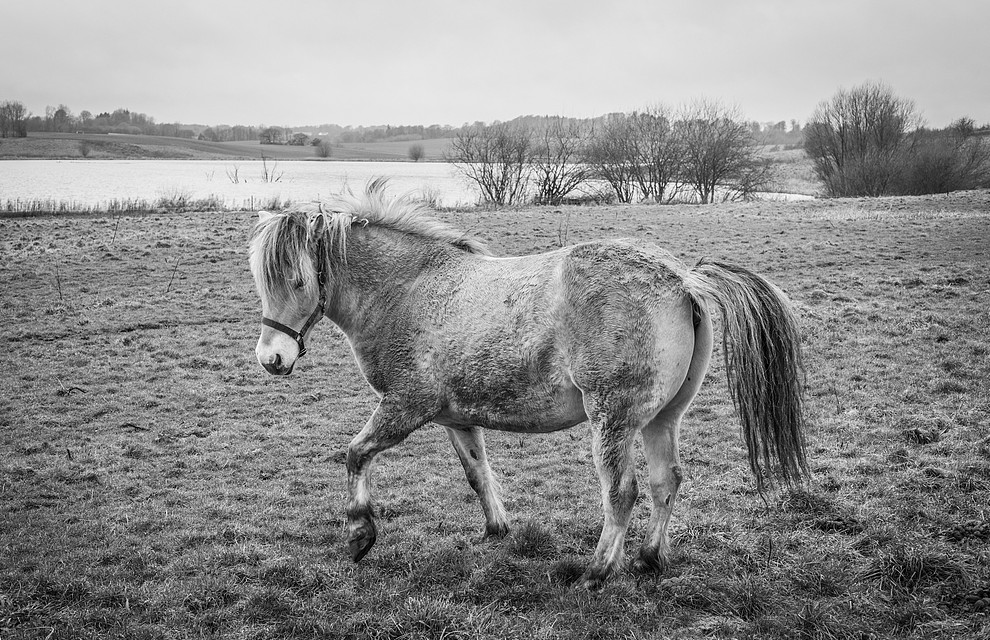
#> input picture 2023101143-automation-ShenJiake-homework03/test.jpg, 990 x 640 px
$ python main.py
#> lines starting #> are read from the running program, lines starting #| are printed output that depends on the picture; long printed decimals are rounded
import cv2
import numpy as np
import matplotlib.pyplot as plt
import matplotlib.font_manager as fm
import os

# =========================
# 中文字体设置（适配你当前 WSL 环境）
# =========================
plt.rcParams['font.sans-serif'] = ['Noto Sans CJK JP']
plt.rcParams['axes.unicode_minus'] = False

# =========================
# 工具函数
# =========================
def read_gray_image(img_path):
    """读取灰度图像"""
    img = cv2.imread(img_path, cv2.IMREAD_GRAYSCALE)
    if img is None:
        raise FileNotFoundError(f"无法读取图像: {img_path}")
    return img


def downsample_image(img, scale=0.5, use_gaussian=False, ksize=(5, 5), sigma=1.0):
    """
    下采样
    use_gaussian=False: 不做预滤波直接缩小
    use_gaussian=True : 先高斯平滑再缩小
    """
    src = img.copy()
    if use_gaussian:
        src = cv2.GaussianBlur(src, ksize, sigma)

    new_w = int(src.shape[1] * scale)
    new_h = int(src.shape[0] * scale)

    small = cv2.resize(src, (new_w, new_h), interpolation=cv2.INTER_AREA)
    return small


def restore_image(img_small, target_size, method='nearest'):
    """
    恢复图像到原始尺寸
    method: nearest / bilinear / bicubic
    """
    interp_map = {
        'nearest': cv2.INTER_NEAREST,
        'bilinear': cv2.INTER_LINEAR,
        'bicubic': cv2.INTER_CUBIC
    }
    if method not in interp_map:
        raise ValueError("method 必须是 'nearest' / 'bilinear' / 'bicubic'")

    restored = cv2.resize(img_small, target_size, interpolation=interp_map[method])
    return restored


def calc_mse(img1, img2):
    """计算 MSE"""
    img1 = img1.astype(np.float64)
    img2 = img2.astype(np.float64)
    return np.mean((img1 - img2) ** 2)


def calc_psnr(img1, img2):
    """计算 PSNR"""
    mse = calc_mse(img1, img2)
    if mse == 0:
        return float('inf')
    return 10 * np.log10((255 ** 2) / mse)


def fft_spectrum(img):
    """
    计算二维傅里叶频谱
    返回：
    - fshift: 频谱中心化后的复数频域
    - magnitude_spectrum: 对数幅度谱
    """
    f = np.fft.fft2(img)
    fshift = np.fft.fftshift(f)
    magnitude_spectrum = np.log(1 + np.abs(fshift))
    return fshift, magnitude_spectrum


def dct2(img):
    """二维 DCT"""
    img_f = np.float32(img)
    return cv2.dct(img_f)


def log_display_dct(dct_coeff):
    """DCT 系数对数显示"""
    return np.log(1 + np.abs(dct_coeff))


def low_freq_energy_ratio(dct_coeff, ratio=0.25):
    """
    统计左上角低频区域能量占总能量比例
    ratio=0.25 表示取左上角 1/4 x 1/4 区域
    """
    h, w = dct_coeff.shape
    h_l = max(1, int(h * ratio))
    w_l = max(1, int(w * ratio))

    total_energy = np.sum(dct_coeff ** 2)
    low_energy = np.sum(dct_coeff[:h_l, :w_l] ** 2)

    if total_energy == 0:
        return 0.0
    return low_energy / total_energy


def save_single_image(img, save_path, cmap='gray'):
    """单独保存一张图片"""
    fig = plt.figure(figsize=(6, 6))
    ax = fig.add_subplot(111)
    ax.imshow(img, cmap=cmap)
    ax.axis('off')
    plt.tight_layout()
    fig.savefig(save_path, dpi=300, bbox_inches='tight', pad_inches=0)
    print(f"图像已保存: {save_path}")
    plt.close(fig)


def show_and_save_images(title_list, image_list, save_path, cols=3, cmap='gray', figsize=(15, 8)):
    """批量保存图像（不弹窗）"""
    n = len(image_list)
    rows = int(np.ceil(n / cols))
    fig = plt.figure(figsize=figsize)

    for i, (title, img) in enumerate(zip(title_list, image_list), 1):
        ax = fig.add_subplot(rows, cols, i)
        ax.imshow(img, cmap=cmap)
        ax.set_title(title)
        ax.axis('off')

    plt.tight_layout()
    fig.savefig(save_path, dpi=300, bbox_inches='tight')
    print(f"图像已保存: {save_path}")
    plt.close(fig)


def save_bar_chart(x, y1, y2, width, xtick_labels, ylabel, title, label1, label2, save_path, figsize=(8, 5)):
    """保存双柱状图（不弹窗）"""
    fig = plt.figure(figsize=figsize)
    ax = fig.add_subplot(111)
    ax.bar(x - width / 2, y1, width, label=label1)
    ax.bar(x + width / 2, y2, width, label=label2)
    ax.set_xticks(x)
    ax.set_xticklabels(xtick_labels)
    ax.set_ylabel(ylabel)
    ax.set_title(title)
    ax.legend()
    plt.tight_layout()
    fig.savefig(save_path, dpi=300, bbox_inches='tight')
    print(f"图像已保存: {save_path}")
    plt.close(fig)


def evaluate_restoration(original, restored_dict, group_name):
    """打印一组恢复结果的 MSE / PSNR"""
    print("=" * 60)
    print(group_name)
    print("=" * 60)
    for name, rec_img in restored_dict.items():
        mse = calc_mse(original, rec_img)
        psnr = calc_psnr(original, rec_img)
        print(f"{name}:")
        print(f"  MSE  = {mse:.4f}")
        print(f"  PSNR = {psnr:.4f} dB")
        print("-" * 40)


# =========================
# 主程序
# =========================
def main():
    # ========= 参数设置 =========
    img_path = "test.jpg"       # 改成你的图片路径
    scale = 0.5                 # 可改成 0.25
    low_freq_ratio = 0.25       # DCT 左上角低频区域比例
    gaussian_ksize = (5, 5)
    gaussian_sigma = 1.0

    # ========= 获取保存目录 =========
    img_abs_path = os.path.abspath(img_path)
    save_dir = os.path.dirname(img_abs_path)
    if save_dir == "":
        save_dir = "."

    print(f"原图路径: {img_abs_path}")
    print(f"输出目录: {save_dir}")

    # ========= 读取图像 =========
    img = read_gray_image(img_path)
#> in read_gray_image, img is the input picture: shape (640, 990); min 0, max 255, mean 141.3
    h, w = img.shape
    target_size = (w, h)

    # ========= 两种下采样 =========
    img_small_no_filter = downsample_image(
        img, scale=scale, use_gaussian=False
    )
#> in downsample_image, `small = cv2.resize(src, (new_w, new_h), interpolation=cv2.INTER_AREA)`:
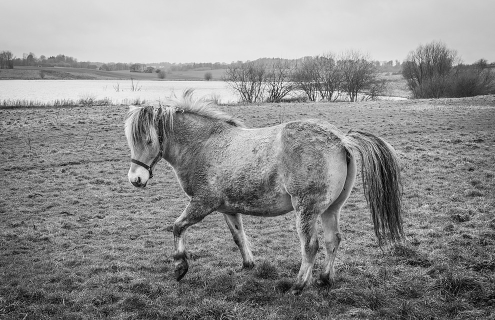
#> small: shape (320, 495); min 0, max 248, mean 141.4

    img_small_gaussian = downsample_image(
        img, scale=scale, use_gaussian=True,
        ksize=gaussian_ksize, sigma=gaussian_sigma
    )

    # ========= 不做预滤波：三种恢复 =========
    restored_no_filter = {
        '最近邻恢复(无预滤波)': restore_image(img_small_no_filter, target_size, method='nearest'),
        '双线性恢复(无预滤波)': restore_image(img_small_no_filter, target_size, method='bilinear'),
        '双三次恢复(无预滤波)': restore_image(img_small_no_filter, target_size, method='bicubic')
    }

    # ========= 高斯预滤波：三种恢复 =========
    restored_gaussian = {
        '最近邻恢复(高斯预滤波)': restore_image(img_small_gaussian, target_size, method='nearest'),
        '双线性恢复(高斯预滤波)': restore_image(img_small_gaussian, target_size, method='bilinear'),
        '双三次恢复(高斯预滤波)': restore_image(img_small_gaussian, target_size, method='bicubic')
    }

    # ========= 空间域评价 =========
    evaluate_restoration(img, restored_no_filter, "不做预滤波直接缩小：空间域评价指标")
#> the loop in evaluate_restoration, `for name, rec_img in restored_dict.items():` made 3 passes
#> (name, psnr) on passes 1 to 3: ('最近邻恢复(无预滤波)', 21.86), ('双线性恢复(无预滤波)', 21.5), ('双三次恢复(无预滤波)', 21.87)
#> (printed output is left out)
    evaluate_restoration(img, restored_gaussian, "高斯平滑后缩小：空间域评价指标")
#> the loop in evaluate_restoration (call 2), `for name, rec_img in restored_dict.items():` made 3 passes
#> (name, psnr) on passes 1 to 3: ('最近邻恢复(高斯预滤波)', 20.95), ('双线性恢复(高斯预滤波)', 20.74), ('双三次恢复(高斯预滤波)', 21.09)
#> (printed output is left out)

    # ========= 单图保存 =========
    save_single_image(img, os.path.join(save_dir, "00_原图.png"))
    save_single_image(img_small_no_filter, os.path.join(save_dir, "00_直接缩小.png"))
    save_single_image(img_small_gaussian, os.path.join(save_dir, "00_高斯后缩小.png"))

    save_single_image(restored_no_filter['最近邻恢复(无预滤波)'], os.path.join(save_dir, "00_最近邻恢复_无预滤波.png"))
    save_single_image(restored_no_filter['双线性恢复(无预滤波)'], os.path.join(save_dir, "00_双线性恢复_无预滤波.png"))
    save_single_image(restored_no_filter['双三次恢复(无预滤波)'], os.path.join(save_dir, "00_双三次恢复_无预滤波.png"))

    save_single_image(restored_gaussian['最近邻恢复(高斯预滤波)'], os.path.join(save_dir, "00_最近邻恢复_高斯预滤波.png"))
    save_single_image(restored_gaussian['双线性恢复(高斯预滤波)'], os.path.join(save_dir, "00_双线性恢复_高斯预滤波.png"))
    save_single_image(restored_gaussian['双三次恢复(高斯预滤波)'], os.path.join(save_dir, "00_双三次恢复_高斯预滤波.png"))

    # ========= 保存与显示：下采样和恢复结果 =========
    save_path_1 = os.path.join(save_dir, "01_下采样与恢复结果.png")
    show_and_save_images(
        [
            "原图",
            f"直接缩小(scale={scale})",
            f"高斯后缩小(scale={scale})",
            "最近邻恢复(无预滤波)",
            "双线性恢复(无预滤波)",
            "双三次恢复(无预滤波)",
            "最近邻恢复(高斯预滤波)",
            "双线性恢复(高斯预滤波)",
            "双三次恢复(高斯预滤波)"
        ],
        [
            img,
            img_small_no_filter,
            img_small_gaussian,
            restored_no_filter['最近邻恢复(无预滤波)'],
            restored_no_filter['双线性恢复(无预滤波)'],
            restored_no_filter['双三次恢复(无预滤波)'],
            restored_gaussian['最近邻恢复(高斯预滤波)'],
            restored_gaussian['双线性恢复(高斯预滤波)'],
            restored_gaussian['双三次恢复(高斯预滤波)']
        ],
        save_path=save_path_1,
        cols=3,
        figsize=(16, 12)
    )
#> in show_and_save_images, `n = len(image_list)`: n = 9
#> in show_and_save_images, `rows = int(np.ceil(n / cols))`: rows = 3
#> the loop in show_and_save_images, `for i, (title, img) in enumerate(zip(title_list, image_list), 1):` made 9 passes
#> title on passes 1 to 8: '原图', '直接缩小(scale=0.5)', '高斯后缩小(scale=0.5)', '最近邻恢复(无预滤波)', '双线性恢复(无预滤波)', '双三次恢复(无预滤波)', '最近邻恢复(高斯预滤波)', '双线性恢复(高斯预滤波)'

    # ========= 傅里叶频谱分析 =========
    _, spec_original = fft_spectrum(img)
    _, spec_small_no_filter = fft_spectrum(img_small_no_filter)
    _, spec_small_gaussian = fft_spectrum(img_small_gaussian)
    _, spec_bilinear_no_filter = fft_spectrum(restored_no_filter['双线性恢复(无预滤波)'])
#> in fft_spectrum (call 4), `magnitude_spectrum = np.log(1 + np.abs(fshift))`:
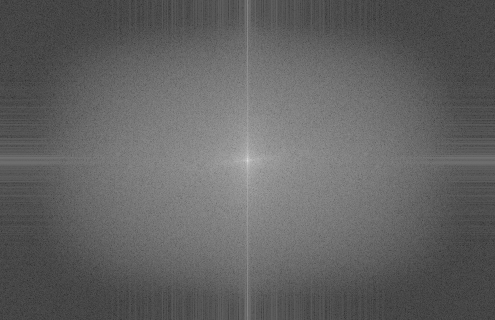
#> magnitude_spectrum: shape (640, 990) float64 (shown at 1/2 size); min 0.139, max 18.31, mean 7.18; drawn with min black and max white
    _, spec_bilinear_gaussian = fft_spectrum(restored_gaussian['双线性恢复(高斯预滤波)'])
#> in fft_spectrum (call 5), `magnitude_spectrum = np.log(1 + np.abs(fshift))`:
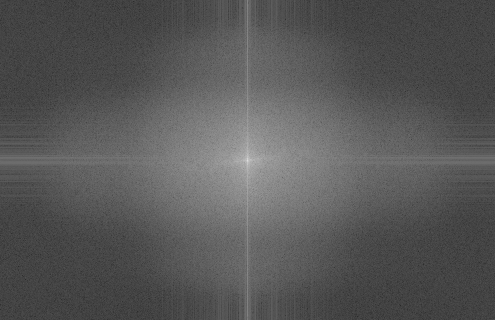
#> magnitude_spectrum: shape (640, 990) float64 (shown at 1/2 size); min 0.349, max 18.31, mean 6.52; drawn with min black and max white

    save_path_2 = os.path.join(save_dir, "02_傅里叶频谱对比.png")
    show_and_save_images(
        [
            "原图频谱(对数显示)",
            "直接缩小频谱",
            "高斯后缩小频谱",
            "双线性恢复频谱(无预滤波)",
            "双线性恢复频谱(高斯预滤波)"
        ],
        [
            spec_original,
            spec_small_no_filter,
            spec_small_gaussian,
            spec_bilinear_no_filter,
            spec_bilinear_gaussian
        ],
        save_path=save_path_2,
        cols=3,
        figsize=(15, 8)
    )
#> the loop in show_and_save_images (call 2), `for i, (title, img) in enumerate(zip(title_list, image_list), 1):` made 5 passes

    # ========= DCT 分析 =========
    dct_original = dct2(img)

    dct_no_filter = {
        '最近邻恢复(无预滤波)': dct2(restored_no_filter['最近邻恢复(无预滤波)']),
        '双线性恢复(无预滤波)': dct2(restored_no_filter['双线性恢复(无预滤波)']),
        '双三次恢复(无预滤波)': dct2(restored_no_filter['双三次恢复(无预滤波)'])
    }

    dct_gaussian = {
        '最近邻恢复(高斯预滤波)': dct2(restored_gaussian['最近邻恢复(高斯预滤波)']),
        '双线性恢复(高斯预滤波)': dct2(restored_gaussian['双线性恢复(高斯预滤波)']),
        '双三次恢复(高斯预滤波)': dct2(restored_gaussian['双三次恢复(高斯预滤波)'])
    }

    save_path_3 = os.path.join(save_dir, "03_DCT对比.png")
    show_and_save_images(
        [
            "原图DCT(对数显示)",
            "最近邻DCT(无预滤波)",
            "双线性DCT(无预滤波)",
            "双三次DCT(无预滤波)",
            "最近邻DCT(高斯预滤波)",
            "双线性DCT(高斯预滤波)",
            "双三次DCT(高斯预滤波)"
        ],
        [
            log_display_dct(dct_original),
            log_display_dct(dct_no_filter['最近邻恢复(无预滤波)']),
            log_display_dct(dct_no_filter['双线性恢复(无预滤波)']),
            log_display_dct(dct_no_filter['双三次恢复(无预滤波)']),
            log_display_dct(dct_gaussian['最近邻恢复(高斯预滤波)']),
            log_display_dct(dct_gaussian['双线性恢复(高斯预滤波)']),
            log_display_dct(dct_gaussian['双三次恢复(高斯预滤波)'])
        ],
        save_path=save_path_3,
        cols=3,
        figsize=(15, 12)
    )
#> in log_display_dct (call 5), `return np.log(1 + np.abs(dct_coeff))`:
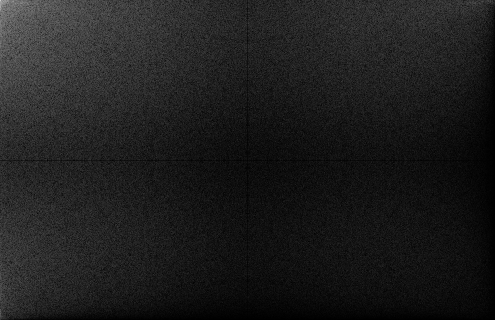
#> returned value: shape (640, 990) float32 (shown at 1/2 size); min 0, max 11.63, mean 1.37; drawn with min black and max white
#> in log_display_dct (call 6), `return np.log(1 + np.abs(dct_coeff))`:
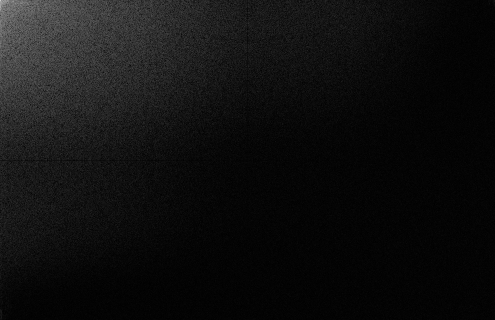
#> returned value: shape (640, 990) float32 (shown at 1/2 size); min 4.77e-07, max 11.63, mean 0.751; drawn with min black and max white

    # ========= DCT 低频能量占比 =========
    print("=" * 60)
    print(f"DCT 左上角低频区域能量占比（区域比例={low_freq_ratio}）")
    print("=" * 60)

    energy_original = low_freq_energy_ratio(dct_original, ratio=low_freq_ratio)
#> in low_freq_energy_ratio, `total_energy = np.sum(dct_coeff ** 2)`: total_energy = 1.48e+10
#> in low_freq_energy_ratio, `low_energy = np.sum(dct_coeff[:h_l, :w_l] ** 2)`: low_energy = 1.44e+10
#> energy_original = 0.973

    energy_no_filter = {
        name: low_freq_energy_ratio(coeff, ratio=low_freq_ratio)
        for name, coeff in dct_no_filter.items()
    }
#> energy_no_filter = {'最近邻恢复(无预滤波)': 0.99, '双线性恢复(无预滤波)': 0.997, '双三次恢复(无预滤波)': 0.994}

    energy_gaussian = {
        name: low_freq_energy_ratio(coeff, ratio=low_freq_ratio)
        for name, coeff in dct_gaussian.items()
    }
#> energy_gaussian = {'最近邻恢复(高斯预滤波)': 0.998, '双线性恢复(高斯预滤波)': 0.999, '双三次恢复(高斯预滤波)': 0.999}

    print(f"原图: {energy_original:.6f}\n")
#| 原图: 0.9734

    print("无预滤波：")
    for name, value in energy_no_filter.items():
        print(f"{name}: {value:.6f}")
#> this loop made 3 passes
#> (name, value) on passes 1 to 3: ('最近邻恢复(无预滤波)', 0.99), ('双线性恢复(无预滤波)', 0.997), ('双三次恢复(无预滤波)', 0.994)
#> (printed output is left out)

    print("\n高斯预滤波：")
    for name, value in energy_gaussian.items():
        print(f"{name}: {value:.6f}")
#> this loop made 3 passes
#> (name, value) on passes 1 to 3: ('最近邻恢复(高斯预滤波)', 0.998), ('双线性恢复(高斯预滤波)', 0.999), ('双三次恢复(高斯预滤波)', 0.999)
#> (printed output is left out)

    # ========= 柱状图：MSE 对比 =========
    method_names = ['最近邻', '双线性', '双三次']

    mse_no_filter = [
        calc_mse(img, restored_no_filter['最近邻恢复(无预滤波)']),
        calc_mse(img, restored_no_filter['双线性恢复(无预滤波)']),
        calc_mse(img, restored_no_filter['双三次恢复(无预滤波)'])
    ]
#> mse_no_filter = [423.6, 460, 422.7]

    mse_gaussian = [
        calc_mse(img, restored_gaussian['最近邻恢复(高斯预滤波)']),
        calc_mse(img, restored_gaussian['双线性恢复(高斯预滤波)']),
        calc_mse(img, restored_gaussian['双三次恢复(高斯预滤波)'])
    ]
#> mse_gaussian = [522.2, 548.9, 505.4]

    x = np.arange(len(method_names))
    width = 0.35

    save_path_4 = os.path.join(save_dir, "04_MSE对比柱状图.png")
    save_bar_chart(
        x=x,
        y1=mse_no_filter,
        y2=mse_gaussian,
        width=width,
        xtick_labels=method_names,
        ylabel="MSE",
        title="不同恢复方法的 MSE 对比",
        label1="无预滤波",
        label2="高斯预滤波",
        save_path=save_path_4
    )
#> in save_bar_chart, `fig.savefig(save_path, dpi=300, bbox_inches='tight')`:
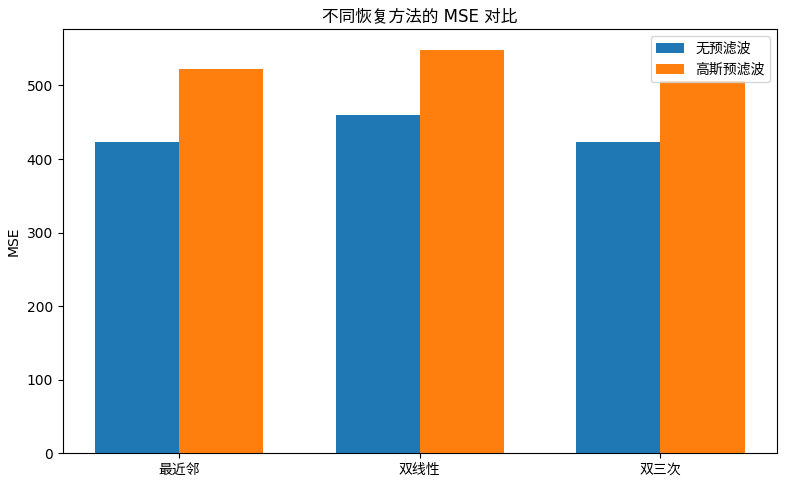
#> figure drawn by matplotlib, 1 panel; tallest bar 460 high, from x = 0.65 to 1; tallest bar 548.9 high, from x = 1 to 1.35

    # ========= 柱状图：PSNR 对比 =========
    psnr_no_filter = [
        calc_psnr(img, restored_no_filter['最近邻恢复(无预滤波)']),
        calc_psnr(img, restored_no_filter['双线性恢复(无预滤波)']),
        calc_psnr(img, restored_no_filter['双三次恢复(无预滤波)'])
    ]
#> psnr_no_filter = [21.86, 21.5, 21.87]

    psnr_gaussian = [
        calc_psnr(img, restored_gaussian['最近邻恢复(高斯预滤波)']),
        calc_psnr(img, restored_gaussian['双线性恢复(高斯预滤波)']),
        calc_psnr(img, restored_gaussian['双三次恢复(高斯预滤波)'])
    ]
#> psnr_gaussian = [20.95, 20.74, 21.09]

    save_path_5 = os.path.join(save_dir, "05_PSNR对比柱状图.png")
    save_bar_chart(
        x=x,
        y1=psnr_no_filter,
        y2=psnr_gaussian,
        width=width,
        xtick_labels=method_names,
        ylabel="PSNR (dB)",
        title="不同恢复方法的 PSNR 对比",
        label1="无预滤波",
        label2="高斯预滤波",
        save_path=save_path_5
    )
#> call 2 of save_bar_chart, with x = array of shape (3,), width = 0.35, ylabel = 'PSNR (dB)', title = '不同恢复方法的 PSNR 对比', label1 = '无预滤波', label2 = '高斯预滤波', figsize = (8, 5)
#> in save_bar_chart (call 2), `fig.savefig(save_path, dpi=300, bbox_inches='tight')`:
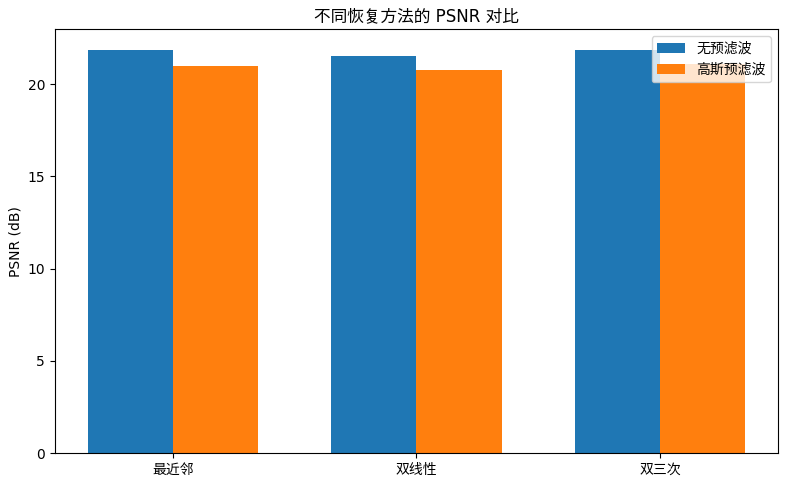
#> figure drawn by matplotlib, 1 panel; tallest bar 21.87 high, from x = 1.65 to 2; tallest bar 21.09 high, from x = 2 to 2.35

    # ========= 柱状图：DCT低频能量占比 =========
    energy_no_filter_list = [
        energy_no_filter['最近邻恢复(无预滤波)'],
        energy_no_filter['双线性恢复(无预滤波)'],
        energy_no_filter['双三次恢复(无预滤波)']
    ]
#> energy_no_filter_list = [0.99, 0.997, 0.994]

    energy_gaussian_list = [
        energy_gaussian['最近邻恢复(高斯预滤波)'],
        energy_gaussian['双线性恢复(高斯预滤波)'],
        energy_gaussian['双三次恢复(高斯预滤波)']
    ]
#> energy_gaussian_list = [0.998, 0.999, 0.999]

    save_path_6 = os.path.join(save_dir, "06_DCT低频能量占比对比柱状图.png")
    save_bar_chart(
        x=x,
        y1=energy_no_filter_list,
        y2=energy_gaussian_list,
        width=width,
        xtick_labels=method_names,
        ylabel="低频能量占比",
        title="不同恢复方法的 DCT 低频能量占比对比",
        label1="无预滤波",
        label2="高斯预滤波",
        save_path=save_path_6
    )


if __name__ == "__main__":
    main()
